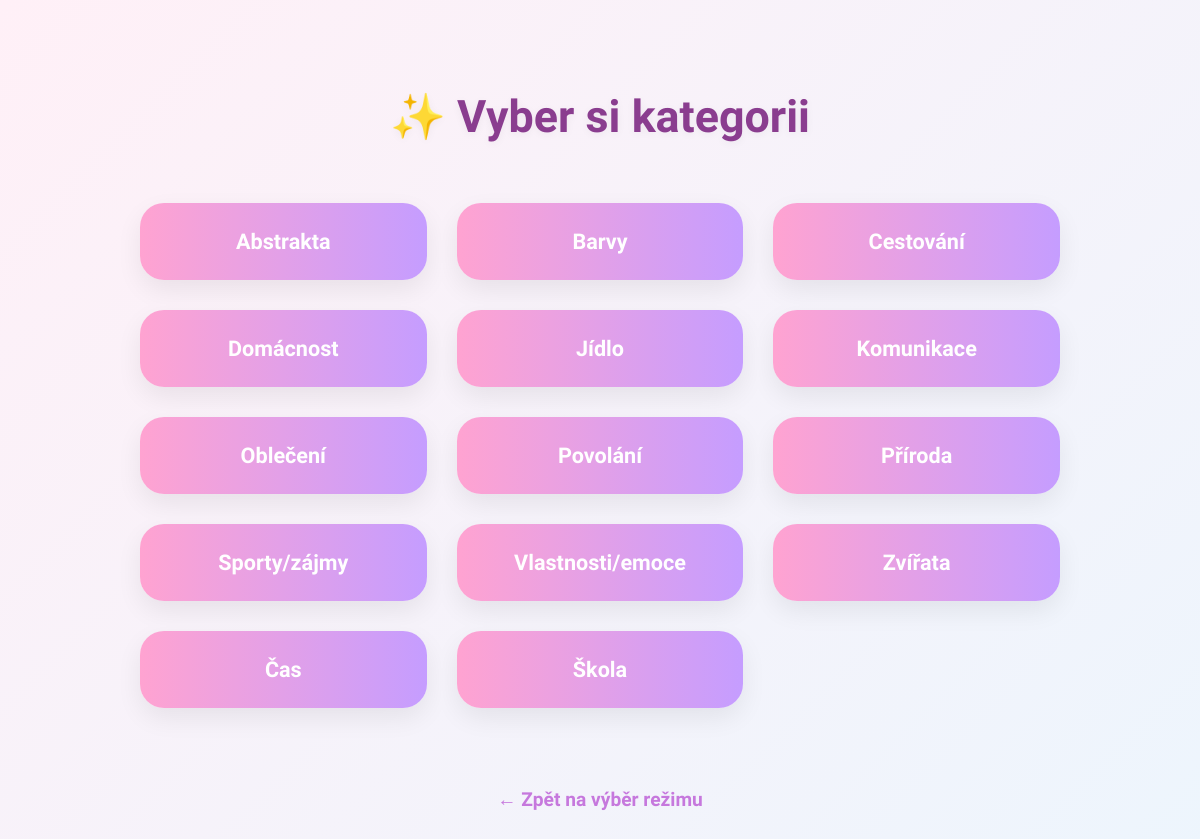
The page /practice/category/ on the database its author committed.
### core/models.py (models this page shows, shortened)
class Category(models.Model):
    name = models.CharField(max_length=100, unique=True)
    description = models.TextField(blank=True)
    class Meta:
        verbose_name = "Kategorie"
        verbose_name_plural = "Kategorie"
        ordering = ['name']

### core/views.py (the view)
# urls.py: path('practice/category/', views.practice_category, name='practice_category'),
def practice_category(request):
    categories = Category.objects.all()
    return render(request, 'core/practice_category.html', {
        'categories': categories
    })

### core/templates/core/practice_category.html (shortened to what this page needs)
<!DOCTYPE html>
<html lang="cs">
<head>
</head>
<body>
  <h1>✨ Vyber si kategorii</h1>
  <div class="category-grid">
    {% for category in categories %}
      <a href="{% url 'unified_practice_start' 'category' category.id %}" class="category-btn">
        {{ category.name }}
      </a>
    {% endfor %}
  </div>
  <a href="{% url 'practice' %}" class="back-link">← Zpět na výběr režimu</a>
</body>
</html>

### core/templates/core/practice_category.html (style rules this page uses)
* { box-sizing: border-box; }
:root { --bg1:#ffeaf5; --bg2:#fbe5ff; --bg3:#e7f7ff; --bg4:#fff0f7; --accent1:#ffa3d1; --accent2:#d09eff; --accent3:#f8b8ff; --muted:#6b5b7b; --radius:20px; }
body::before { content: ""; position: fixed; top: 0; left: 0; right: 0; bottom: 0; z-index: -1; background: linear-gradient(-45deg,var(--bg1),var(--bg2),var(--bg3),var(--bg4)); background-size: 400% 400%; animation: dreamyBG 22s ease infinite; }
body { font-family: 'Quicksand', sans-serif; margin: 0; padding: 60px 20px; display: flex; flex-direction: column; align-items: center; min-height: 100vh; }
h1 { font-size: 2.8em; color: #8a3d8f; margin-bottom: 40px; text-shadow: 0 2px 8px rgba(0, 0, 0, 0.05); }
.category-grid { display: grid; grid-template-columns: repeat(auto-fit, minmax(220px, 1fr)); gap: 30px; width: 100%; max-width: 960px; padding: 20px; }
.category-btn { background: linear-gradient(to right, #ffa3d1, #c59dff); color: white; padding: 26px 32px; border: none; border-radius: 24px; font-size: 1.35em; font-weight: bold; cursor: pointer; text-decoration: none; text-align: center; box-shadow: 0 10px 26px rgba(0, 0, 0, 0.07); transition: transform 0.25s ease, box-shadow 0.25s ease; }
.back-link { margin-top: 60px; text-decoration: none; font-weight: bold; font-size: 1.2em; color: #c678dd; }

### rows shown on the page
Category: name "Abstrakta"
Category: name "Barvy"
Category: name "Cestování"
Category: name "Domácnost"
Category: name "Jídlo"
Category: name "Komunikace"
Category: name "Oblečení"
Category: name "Povolání"
Category: name "Příroda"
Category: name "Sporty/zájmy"
Category: name "Vlastnosti/emoce"
Category: name "Zvířata"
Category: name "Čas"
Category: name "Škola"
